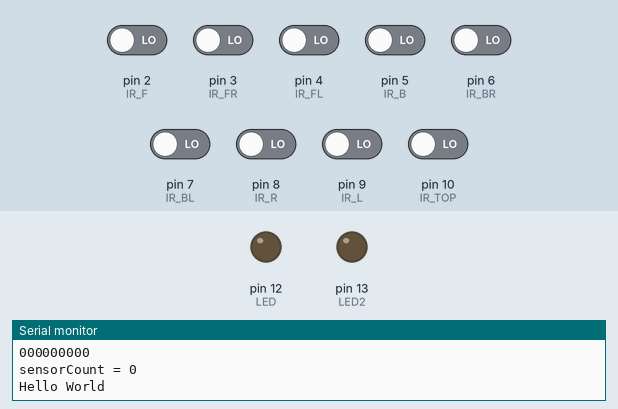
This sketch was run on a simulated Arduino Uno, built with avr-gcc and run on an emulated ATmega328P. On the bench: output pins drawn as LEDs (lit = HIGH), the last lines printed to the serial monitor. The inputs (shaded band) are chosen by the test bench; at power-on: pin 2 (IR_F), pin 3 (IR_FR), pin 4 (IR_FL), pin 5 (IR_B), pin 6 (IR_BR), pin 7 (IR_BL), pin 8 (IR_R), pin 9 (IR_L), pin 10 (IR_TOP) LOW.

Above: at 1.2 s.
1.3 s: pin 2 (IR_F) driven HIGH
At 1.8 s:
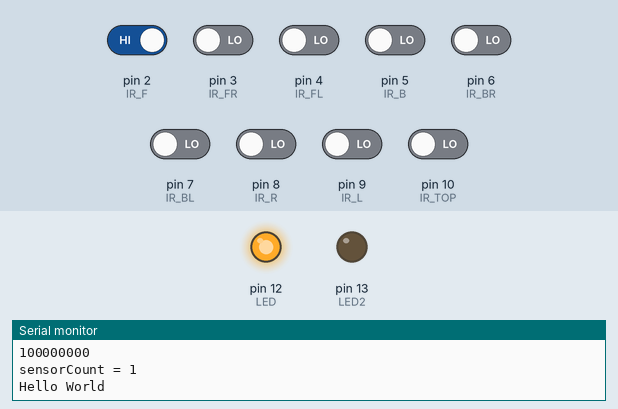
2.8 s: pin 3 (IR_FR) driven HIGH
At 4.0 s:
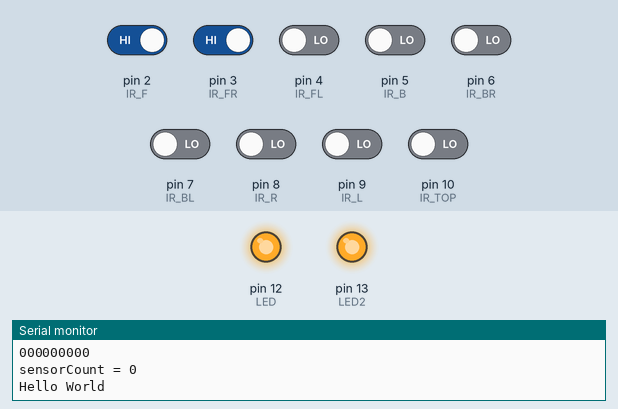
4.3 s: pin 2 (IR_F) driven LOW
At 5.3 s:
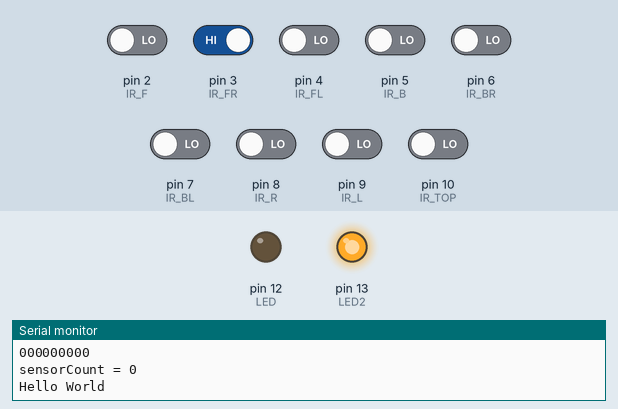
5.8 s: pin 3 (IR_FR) driven LOW
At 6.4 s:
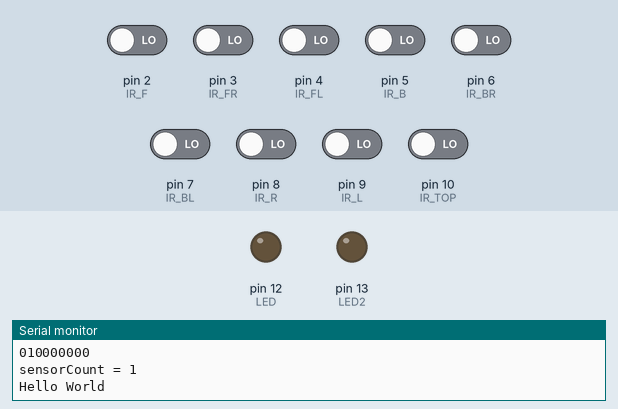
7.3 s: pin 2 (IR_F) driven HIGH and pin 3 (IR_FR) driven HIGH
At 7.6 s:
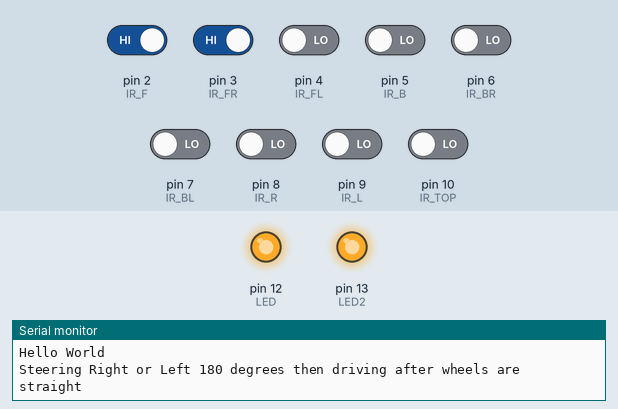
Timing chart, 0 to 10.3 s (numbered marks = the images above; inputs shaded):
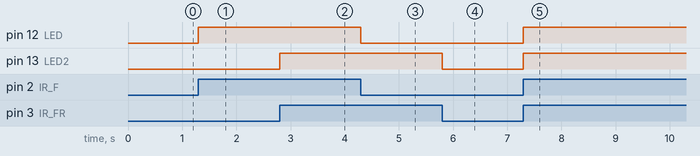

The sketch:

sketch_IR_LED_COUNT.ino
```cpp
#include <Servo.h>
#include <TimerOne.h>
#define LED 12
#define LED2 13
#define IR_F 2 //front 0
#define IR_FR 3 //Front Right looking from center of array towards the front labeled F on the array itself 1
#define IR_FL 4 //Front Left looking from center of array towards the front  7
#define IR_B  5//back 4
#define IR_BR 6 //back right with fwd looking toward front LED 5 3
#define IR_BL 7 //back left with fwd looking toward front LED 6 5
#define IR_R 8 //7 2
#define IR_L 9 //8 6
#define IR_TOP 10 //Top IR LED 9 8
#define TIMER 500000

Servo frontsteering;
Servo speedcontrol;

int count0 = 0;
int count1 = 0;
int count2 = 0;
int count3 = 0;
int count4 = 0;
int count5 = 0;
int count6 = 0;
int count7 = 0;
int count8 = 0;

unsigned short currentState0 = 1;
unsigned short currentState1 = 1;
unsigned short currentState2 = 1;
unsigned short currentState3 = 1;
unsigned short currentState4 = 1;
unsigned short currentState5 = 1;
unsigned short currentState6 = 1;
unsigned short currentState7 = 1;
unsigned short currentState8 = 1;

unsigned short i = 0;
int sensorArray[9] = {count0, count1, count2, count3, count4, count5, count6, count7, count8};
unsigned short sensorCount = 0;
int x = 0;

void setup()
{
  pinMode(LED,OUTPUT);
  pinMode(LED2,OUTPUT);
  pinMode(IR_F,INPUT);
  pinMode(IR_FR, INPUT);
  pinMode(IR_FL,INPUT);
  pinMode(IR_B, INPUT);
  pinMode(IR_BR,INPUT);
  pinMode(IR_BL, INPUT);
  pinMode(IR_R,INPUT);
  pinMode(IR_L, INPUT);
  pinMode(IR_TOP,INPUT);
  Serial.begin(9600);


  // initialize timer1
  noInterrupts();
  Timer1.initialize(TIMER); // 1 million microseconds is 1 second
  Timer1.attachInterrupt(isr);
  interrupts();

}

void isr()        // interrupt service routine
{

  sensorCount = 0;
  Serial.println("012345678");
  Serial.print(sensorArray[0]);
  Serial.print(sensorArray[1]);
  Serial.print(sensorArray[2]);
  Serial.print(sensorArray[3]);
  Serial.print(sensorArray[4]);
  Serial.print(sensorArray[5]);
  Serial.print(sensorArray[6]);
  Serial.print(sensorArray[7]);
  Serial.println(sensorArray[8]);

  for(x; x<8; x++)
    {
      if(sensorArray[x] > 0)
      {

        sensorCount = (sensorCount + 1) % 10;
        sensorArray[x] = 0;


      }
      else{
        //Serial.println("Hello World");

      }
     }
     x = 0;
     sensorArray[8] = 0;
     Serial.print ("sensorCount = ");
     Serial.println (sensorCount);
     Serial.println("Hello World");

}


void loop()
{

    if(digitalRead(IR_F) == HIGH and currentState0 == 0)//Front state is state 0 every variable should have a 0 at the end
    {
      digitalWrite(LED,HIGH);
      count0 = count0 + 1;
      currentState0 = 1;
      sensorArray[0] = count0;
    }

    if(digitalRead(IR_F) == LOW and currentState0 == 1)
    {
      digitalWrite(LED,LOW);
      count0 = count0 + 1;
      currentState0 = 0;
      sensorArray[0] = count0;

    }
    if(digitalRead(IR_FR) == HIGH and currentState1 == 0)//Front Right state is state 1 every variable should have a 1 at the end
    {
      digitalWrite(LED2,HIGH);
      count1 = count1 + 1;
      currentState1 = 1;
      sensorArray[1] = count1;
    }

    if(digitalRead(IR_FR) == LOW and currentState1 == 1)
    {
      digitalWrite(LED2,LOW);
      count1 = count1 + 1;
      currentState1 = 0;
      sensorArray[1] = count1;
    }

    if(digitalRead(IR_R) == HIGH and currentState2 == 0) //Right state is state 2 every variable should have a 2 at the end
    {

      count2 = count2 + 1;
      currentState2 = 1;
      sensorArray[2] = count2;
    }

    if(digitalRead(IR_R) == LOW and currentState2 == 1)
    {

      count2 = count2 + 1;
      currentState2 = 0;
      sensorArray[2] = count2;
    }

    if(digitalRead(IR_BR) == HIGH and currentState3 == 0) //Back Right state is state 3 every variable should have a 3 at the end
    {

      count3 = count3 + 1;
      currentState3 = 1;
      sensorArray[3] = count3;
    }

    if(digitalRead(IR_BR) == LOW and currentState3 == 1)
    {

      count3 = count3 + 1;
      currentState3 = 0;
      sensorArray[3] = count3;
    }

    if(digitalRead(IR_B) == HIGH and currentState4 == 0) //Back state is state 4 every variable should have a 4 at the end
    {

      count4 = count4 + 1;
      currentState4 = 1;
      sensorArray[4] = count4;
    }

    if(digitalRead(IR_B) == LOW and currentState4 == 1)
    {

      count4 = count4 + 1;
      currentState4 = 0;
      sensorArray[4] = count4;
    }

    if(digitalRead(IR_BL) == HIGH and currentState5 == 0) //Back Left state is state 5 every variable should have a 5 at the end
    {

      count5 = count5 + 1;
      currentState5 = 1;
      sensorArray[5] = count5;
    }

    if(digitalRead(IR_BL) == LOW and currentState5 == 1)
    {

      count5 = count5 + 1;
      currentState5 = 0;
      sensorArray[5] = count5;
    }

    if(digitalRead(IR_L) == HIGH and currentState6 == 0) //Left state is state 6 every variable should have a 6 at the end
    {

      count6 = count6 + 1;
      currentState6 = 1;
      sensorArray[6] = count6;
    }

    if(digitalRead(IR_L) == LOW and currentState6 == 1)
    {

      count6 = count6 + 1;
      currentState6 = 0;
      sensorArray[6] = count6;
    }


    if(digitalRead(IR_FL) == HIGH and currentState7 == 0) //Front Left state is state 7 every variable should have a 7 at the end
    {

      count7 = count7 + 1;
      currentState7 = 1;
      sensorArray[7] = count7;
    }

    if(digitalRead(IR_FL) == LOW and currentState7 == 1)
    {

      count7 = count7 + 1;
      currentState7 = 0;
      sensorArray[7] = count7;
    }

    if(digitalRead(IR_TOP) == HIGH and currentState8 == 0) //Top state is state 8 every variable should have a 8 at the end
    {

      count8 = count8 + 1;
      currentState8 = 1;
      sensorArray[8] = count8;
    }

    if(digitalRead(IR_TOP) == LOW and currentState8 == 1)
    {

      count8 = count8 + 1;
      currentState8 = 0;
      sensorArray[8] = count8;
    }

    i++;
    count0 = 0;
    count1 = 0;
    count2 = 0;
    count3 = 0;
    count4 = 0;
    count5 = 0;
    count6 = 0;
    count7 = 0;
    count8 = 0;


    if(sensorCount > 6 or sensorCount == 0){
      //Do nothing or halt
      //Serial.println("I'm waiting");
    }
    else if(sensorCount == 6){
      doAction(findCenter(sensorCount));
    }
    else if(sensorCount == 5){
      //Call function doAction to find center of IR sensors that are detecting
      doAction(findCenter(sensorCount));

    }

    else if(sensorCount == 3 or sensorCount == 4){
      //Call function doAction to find center of IR sensors that are detecting
      doAction(findCenter(sensorCount));
    }

    else if(sensorCount == 2){
      if(sensorArray[0] == 1){//Guess Front
        doAction(0);
      }
      else{
        doAction(4);
      }
    }

    /**
    for(x; x<10; x++)
    {

      //Serial.print("Sensor ");
      Serial.println(x);
      delay(100);
      //Serial.print(sensorArray[x]);
      Serial.print('\n');

      if(sensorArray[x] > 0)
      {
        sensorCount = (sensorCount + 1) % 10;


        Serial.print("Sensor Count = ");
        Serial.print(sensorCount);
        Serial.println (" sensors");
      }
     }

     //sensorCount = 0;
     x = 0;
  **/


    /**
    if(i == 40000)
    {

      Serial.print("IR_F = ");
      Serial.print(sensorArray[0]);
      Serial.println (" times");


      Serial.print("IR_FR = ");
      Serial.print(sensorArray[1]);
      Serial.println (" times");

      Serial.print("IR_FL = ");
      Serial.print(count3);
      Serial.println (" times");


      Serial.print("IR_B = ");
      Serial.print(count4);
      Serial.println (" times");

      Serial.print("IR_BR = ");
      Serial.print(count5);
      Serial.println (" times");


      Serial.print("IR_BL = ");
      Serial.print(count6);
      Serial.println (" times");

      Serial.print("IR_R = ");
      Serial.print(count7);
      Serial.println (" times");


      Serial.print("IR_L = ");
      Serial.print(count8);
      Serial.println (" times");

      Serial.print("IR_TOP = ");
      Serial.print(count9);
      Serial.println (" times");

      sensorArray[0] = 0;
      sensorArray[1] = 0;
      sensorArray[2] = 0;
      sensorArray[3] = 0;
      sensorArray[4] = 0;
      sensorArray[5] = 0;
      sensorArray[6] = 0;
      sensorArray[7] = 0;
      sensorArray[8] = 0;
      count1 = 0;
      count2 = 0;
      count3 = 0;
      count4 = 0;
      count5 = 0;
      count6 = 0;
      count7 = 0;
      count8 = 0;
      count9 = 0;
      i = 0;
      //x = 0;
    }
  **/
}

int findCenter(unsigned short detect){
  if(detect == 6){
    if((sensorArray[0] == 1 )and (sensorArray[1] == 1)and (sensorArray[2] == 1 )and (sensorArray[3] == 0) and (sensorArray[4] == 0 )and (sensorArray[5] == 1)and (sensorArray[6] == 1) and (sensorArray[7] == 1)){
      return 0; //FRONT, Drive Forward
    }

    else if((sensorArray[0] == 1 )and (sensorArray[1] == 1)and (sensorArray[2] == 1 )and (sensorArray[3] == 1) and (sensorArray[4] == 0 )and (sensorArray[5] == 0)and (sensorArray[6] == 1) and (sensorArray[7] == 1)){
      return 1; //FRONT RIGHT, Turn around then Drive forward
    }

    else if((sensorArray[0] == 1 )and (sensorArray[1] == 1)and (sensorArray[2] == 1 )and (sensorArray[3] == 1) and (sensorArray[4] == 1)and (sensorArray[5] == 0)and (sensorArray[6] == 0) and (sensorArray[7] == 1)){
      return 2; //RIGHT; Turn 90 degrees to the right then Drive forward
    }
    else if((sensorArray[0] == 1 )and (sensorArray[1] == 1)and (sensorArray[2] == 1 )and (sensorArray[3] == 1) and (sensorArray[4] == 1)and (sensorArray[5] == 1)and (sensorArray[6] == 0) and (sensorArray[7] == 0)){
      return 3; //BACK RIGHT; Turn 135 degrees to the right then Drive forward
    }
    else if((sensorArray[0] == 0)and (sensorArray[1] == 1)and (sensorArray[2] == 1 )and (sensorArray[3] == 1) and (sensorArray[4] == 1)and (sensorArray[5] == 1)and (sensorArray[6] == 1) and (sensorArray[7] == 0)){
      return 4; //BACK; Turn 180 degrees to the right or left then Drive forward
    }
    else if((sensorArray[0] == 0)and (sensorArray[1] == 0)and (sensorArray[2] == 1 )and (sensorArray[3] == 1) and (sensorArray[4] == 1)and (sensorArray[5] == 1)and (sensorArray[6] == 1) and (sensorArray[7] == 1)){
      return 5; //BACK LEFT; Turn 135 degrees to the left then Drive forward
    }
    else if((sensorArray[0] == 1 )and (sensorArray[1] == 0)and (sensorArray[2] == 0)and (sensorArray[3] == 1) and (sensorArray[4] == 1)and (sensorArray[5] == 1)and (sensorArray[6] == 1) and (sensorArray[7] == 1)){
      return 6; //LEFT; Turn 90 degrees to the left then Drive forward
    }
    else if((sensorArray[0] == 1 )and (sensorArray[1] == 1)and (sensorArray[2] == 0)and (sensorArray[3] == 0) and (sensorArray[4] == 1)and (sensorArray[5] == 1)and (sensorArray[6] == 1) and (sensorArray[7] == 1)){
      return 7; //FRONT LEFT; Turn 45 degrees to the left then Drive forward
    }
  }
  else if(detect == 5){
    if((sensorArray[0] == 1 )and (sensorArray[1] == 1)and (sensorArray[2] == 1)and (sensorArray[3] == 0) and (sensorArray[4] == 0) and (sensorArray[5] == 0)and (sensorArray[6] == 1) and (sensorArray[7] == 1)){
      // F, FR, R, FL, L
      return 0; //FRONT, Drive Forward

    }
    else if((sensorArray[0] == 1 )and (sensorArray[1] == 1)and (sensorArray[2] == 1)and (sensorArray[3] == 1) and (sensorArray[4] == 0) and (sensorArray[5] == 0)and (sensorArray[6] == 0) and (sensorArray[7] == 1)){
      // F, FR, R, BR, FL
      return 1; //FRONT RIGHT, Turn wheels 45 degrees to right and straighten wheels

    }
    else if((sensorArray[0] == 1 )and (sensorArray[1] == 1)and (sensorArray[2] == 1)and (sensorArray[3] == 1) and (sensorArray[4] == 1)and (sensorArray[5] == 0) and (sensorArray[6] == 0) and (sensorArray[7] == 0)){
      // F, FR, R, BR, B
      return 2; //RIGHT, Turn wheels 90 degrees to right and straighten wheels

    }
    else if((sensorArray[0] == 0)and (sensorArray[1] == 1)and (sensorArray[2] == 1 )and (sensorArray[3] == 1) and (sensorArray[4] == 1)and (sensorArray[5] == 1)and (sensorArray[6] == 0) and (sensorArray[7] == 0)){
      // FR, R, BR, B, BL
      return 3; //BACK RIGHT, Turn wheels 135 degrees to right and straighten wheels

    }
    else if((sensorArray[0] == 0)and (sensorArray[1] == 0)and (sensorArray[2] == 1 )and (sensorArray[3] == 1) and (sensorArray[4] == 1)and (sensorArray[5] == 1)and (sensorArray[6] == 1) and (sensorArray[7] == 0)){
      // R, BR,B, BL, L
      return 4;//BACK, Turn 180 degrees around and straighten wheels

    }
    else if((sensorArray[0] == 0)and (sensorArray[1] == 0)and (sensorArray[2] == 0)and (sensorArray[3] == 1) and (sensorArray[4] == 1)and (sensorArray[5] == 1)and (sensorArray[6] == 1) and (sensorArray[7] == 1)){
      // BR, B, BL, L, FL
      return 5; //BACK LEFT, Turn wheels 135 degrees to left and straighten wheels

    }
    else if((sensorArray[0] == 1)and (sensorArray[1] == 0)and (sensorArray[2] == 0)and (sensorArray[3] == 0) and (sensorArray[4] == 1)and (sensorArray[5] == 1)and (sensorArray[6] == 1) and (sensorArray[7] == 1)){
      // F, B, BL, L, FL
      return 6; //LEFT, Turn wheels 90 degrees to left and straighten wheels

    }
    else if((sensorArray[0] == 1 )and (sensorArray[1] == 1)and (sensorArray[2] == 0)and (sensorArray[3] == 0) and (sensorArray[4] == 0)and (sensorArray[5] == 1)and (sensorArray[6] == 1) and (sensorArray[7] == 1)){
      // F, FR, BL, L, FL
      return 7; //FRONT LEFT, Turn Left 45 degrees and straighten wheels
    }


  }

  else if(detect == 3){
    if((sensorArray[0] == 1) and (sensorArray[1] == 1) and (sensorArray[7] == 1)){ // FR, F, FL
      return 0; //FRONT, Drive Straight ahead

    }
    else if((sensorArray[0] == 1) and (sensorArray[1] == 1) and (sensorArray[2] == 1)){ // R, FR, F
      return 1; //FRONT RIGHT, Turn wheels 45 degrees to the right and then straighten wheels

    }
    else if((sensorArray[1] == 1) and (sensorArray[2] == 1) and (sensorArray[3] == 1)){ // FR, R, BR
      return 2; //RIGHT, Turn wheels 90 degrees to the right and then straighten wheels

    }
    else if((sensorArray[2] == 1) and (sensorArray[3] == 1) and (sensorArray[4] == 1)){ // R, BR, B
      return 3; //BACK RIGHT, Turn wheels 135 degrees to the right and then straighten wheels

    }
    else if((sensorArray[3] == 1) and (sensorArray[4] == 1) and (sensorArray[5] == 1)){ // BR, B, BL
      return 4; //BACK, Turn around 180 degrees to right or left and then straighten wheels

    }
    else if((sensorArray[4] == 1) and (sensorArray[5] == 1) and (sensorArray[6] == 1)){ // B, BL, L
      return 5; //BACK LEFT, Turn around 135 degrees to left and then straighten wheels

    }
    else if((sensorArray[5] == 1) and (sensorArray[6] == 1) and (sensorArray[7] == 1)){ // BL, L, FL
      return 6; //LEFT, Turn around 90 degrees to left and then straighten wheels

    }
    else if((sensorArray[6] == 1) and (sensorArray[7] == 1) and (sensorArray[0] == 1)){ // L, FL, F
      return 7; //FRONT LEFT, Turn around 45 degrees to left and then straighten wheels

    }

}
}

void doAction(int sensor){
  if(sensor == 0){
    //drive forward
    Serial.println("Driving Forward");
  }
  else if(sensor == 1){
    //steer wheels to right 45 degrees and starighten wheels then drive forward
    Serial.println("Steering Right 45 degrees then driving after wheels are straight");
  }
  else if(sensor == 2){
    //steer wheels to right 90 degrees and starighten wheels then drive forward
    Serial.println("Steering Right 90 degrees then driving after wheels are straight");
  }
  else if(sensor == 3){
    //steer wheels to right 135 degrees and starighten wheels then drive forward
    Serial.println("Steering Right 135 degrees then driving after wheels are straight");
  }
  else if(sensor == 4){
    //steer wheels to right or left 180 degrees and starighten wheels then drive forward
    Serial.println("Steering Right or Left 180 degrees then driving after wheels are straight");
  }
  else if(sensor == 5){
    //steer wheels to left 135 degrees and starighten wheels then drive
    Serial.println("Steering Left 135 degrees then driving after wheels are straight");

  }
  else if(sensor == 6){
    //steer wheels to left 90 degrees and starighten wheels then drive forward
    Serial.println("Steering Left 90 degrees then driving after wheels are straight");
  }
  else if(sensor == 7){
    //steer wheels to left 45 degrees and starighten wheels then drive forward
    Serial.println("Steering Left 45 degrees then driving after wheels are straight");
  }
}
```

Measured:
- after the input at 1.3 s, pin 12 (LED): LOW → HIGH at once
- after the input at 2.8 s, pin 13 (LED2): LOW → HIGH at once
- after the input at 4.3 s, pin 12 (LED): HIGH → LOW at once
- after the input at 5.8 s, pin 13 (LED2): HIGH → LOW at once
- after the input at 7.3 s, pin 12 (LED), pin 13 (LED2): LOW → HIGH at once
